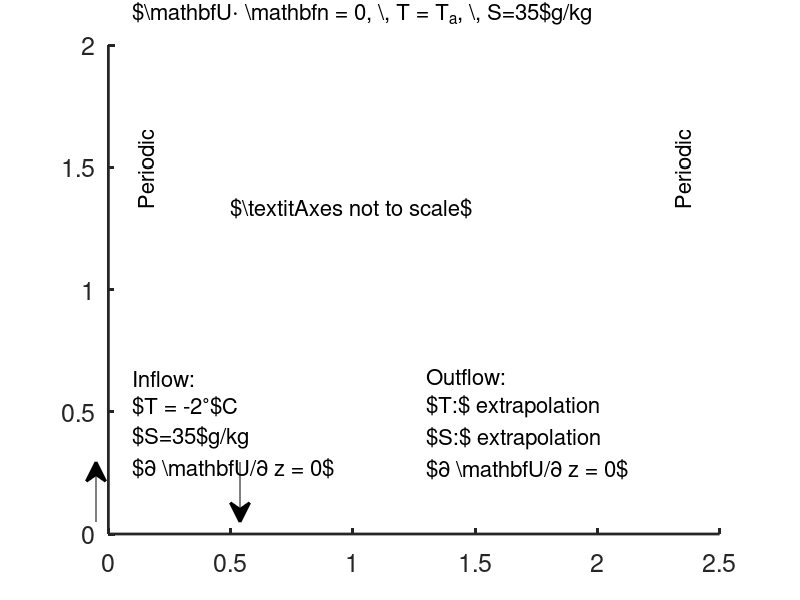

This figure's MATLAB source: (Note: this script raises an error after producing the figure.)
%clear all;
function viewWideDomainTimeSeriesEGU

close all;

set(0, 'defaultlinelinewidth',2);
set(0, 'defaultaxeslinewidth',2);
set(0, 'defaultpatchlinewidth',2);
set(0, 'defaultAxesFontSize',18);
tic;

%dataFolder = getDataDir('middleton/'); %'/media/parkinsonjl/FREECOM HDD/';
%dataFolder = '/home/parkinsonjl/mnt/raymaster/convection-in-sea-ice/MushyLayer/matlab/EGUPoster/';
dataFolder = '/home/parkinsonjl/convection-in-sea-ice/MushyLayer/matlab/EGUPoster/';

plotHeight = 400;
plotWidth = 1000;

h = figure();
set(h, 'Position', [100 100 plotWidth plotHeight]);

Slmax = 0.085; %55g/kg

axPos = [0.5 0.3 0.35 0.6]
bcPos = [0.05 0.21 0.35 0.7];


% BC diagram
axBCs = axes;

yTop = 2; yBottom = 0;
xBottom = 0; xTop = 2.5;
xlim([xBottom xTop]);
ylim([yBottom yTop]);
daspect([1 1 1]);
text(0.1,yTop+0.13, '$\mathbf{U}\cdot \mathbf{n} = 0, \, T = T_a, \, S=35$g/kg', 'FontSize', 16);

%text(0.1,yBottom+0.15, '$\mathbf{U}\cdot \mathbf{n} = 0, \, T = -2^\circ$ C$, \, \partial S / \partial z = 0$', 'FontSize', 16);

text(0.1,yBottom+0.45, {'Inflow:', '$T = -2^\circ$C', '$S=35$g/kg', '$\partial \mathbf{U}/\partial z = 0$' }, 'FontSize', 16);
%text(xTop-0.8,yBottom+0.45, {'Outflow:', '$\partial  T / \partial  z = 0$', '$\partial  S / \partial  z = 0$', '$\partial \mathbf{U}/\partial z = 0$' }, 'FontSize', 16);
text(xTop-1.2,yBottom+0.45, {'Outflow:', '$T:$ extrapolation', '$S:$ extrapolation', '$\partial \mathbf{U}/\partial z = 0$' }, 'FontSize', 16);

arrowY = [0.13 0.23];
annotation('arrow', [0.12 0.12], arrowY);
annotation('arrow', [0.3 0.3], fliplr(arrowY));


text(0.15,2*(yBottom+yTop)/3, 'Periodic', 'Rotation', 90, 'FontSize', 16);
text(xTop-0.15,2*(yBottom+yTop)/3, 'Periodic', 'Rotation', 90, 'FontSize', 16);

text((xTop+xBottom)/5, (yBottom+yTop)/1.5, '$\textit{Axes not to scale}$', 'FontSize', 16);


axBCs.XTick = [xBottom xTop];
axBCs.YTick = [yBottom yTop];
axBCs.YTickLabel = {'-8', '0'};
axBCs.XTickLabel = {'0', '2'};
xlab = xlabel('$x$ (cm)');
ylab = ylabel('$z$ (cm)');

xlabPos = xlab.Position; ylabPos = ylab.Position;
xlab.Position = [xlabPos(1) xlabPos(2) +0.1];
ylab.Position = [ylabPos(1) + 0.08 ylabPos(2)];

box on;



axBCs.Position = bcPos;



% Diffusive solution diagram

[axPorosity, axSl] = doPlot([dataFolder, 'T-15/toPlot1200.mat'], 1.5, true, axPos, Slmax);

axPorosity.XTick = [0.05 1.95];
axPorosity.XTickLabels = {'0', '2'};
axPorosity.XLabel.String = '$x$ (cm)';

cbSl = colorbar(axSl, 'Location', 'eastoutside');
cbChi = colorbar(axPorosity, 'Location', 'eastoutside');

cbSlPos = cbSl.Position; cbChiPos = cbChi.Position;
cbSl.Position  = [cbSlPos(1)+0.08   cbSlPos(2)-0.18 cbSlPos(3)  0.35];
cbChi.Position = [cbChiPos(1)+0.08 cbChiPos(2)+0.28 cbChiPos(3) 0.35];

cbSl.Label.String = 'S_l (g/kg)';
cbChi.Label.String = '\chi';


cbSl.Ticks = [0 Slmax];
cbSl.TickLabels = {'35', num2str(round(35+Slmax*233))};

cbChi.Ticks = [0.0 0.98];
cbChi.TickLabels = {'0', '1'};

%title('t = 2 mins');



 h =gcf;
 h.InvertHardcopy = 'off';
 h.Color = 'white';
  set(h,'Units','Inches');
  pos = get(h,'Position');
  set(h,'PaperPositionMode','Auto','PaperUnits','Inches','PaperSize',[pos(3), pos(4)])
  filename = ['/home/parkinsonjl/convection-in-sea-ice/figures', '/EGUBCs'];
  print(h,[filename, '.pdf'],'-dpdf','-r0')
  print(h,[filename, '.png'],'-dpng','-r400')

end


function [axPorosity, axSl] = doPlot(dataFile, depth, doLabel, axPos, SlMax)

blues = makeColorMap([8 48 107]/255, [104, 172, 212]/255, [1 1 1]); blues = flipud(blues);

%slMap = makeColorMap([  0.9763    0.9831    0.0538] , [ 0.0488    0.5772    0.8228], [8 48 107]/255); 
slMap = makeColorMap([  0.9763    0.9831    0.0538] , [ 0.6488    0.7772    0.2228], [8 48 107]/255); 

axPorosity = axes;

load(dataFile);

zmin = 900;
zmax=1024;

zmin = round(1024*(1-depth/8));


Xplot = X(zmin:zmax, :);
Zplot = Z(zmin:zmax, :);
chiPlot = porosity(:, zmin:zmax).';
SlPlot = Sl(:, zmin:zmax).';

pcolor(Xplot,Zplot,chiPlot);

colormap(axPorosity, (blues));

axPorosity.XTick = [];
if doLabel
    axPorosity.YTick = [min(min(Z(zmin:zmax, :))) max(max(Z)) ];
    bottomLabel = sprintf('%1.1f', -depth);
    axPorosity.YTickLabels = { bottomLabel, '0.0'};
    ylab = ylabel('$z$ (cm)');
    oldPos = ylab.Position;
    %ylab.Position = [oldPos(1)+0.08 oldPos(2)];
else
    axPorosity.YTick = [];
end

daspect([1 1 1]);

axPorosity.Position = axPos;

caxis([0 1]);

%Sl axes
axSl = axes;

smoothTransition = false;

%SlMax = 0.16;
SlDiff  =  min(SlPlot+(1-SlMax), 0);

if smoothTransition
SlDiff(chiPlot<0.8) = NaN;
else
    SlDiff(chiPlot<1.0) = NaN;
end

SlDiff = -min(min(SlDiff))+SlDiff;



colormap(axSl, flipud(slMap));
%minSl = -1;
avPorosity = mean(chiPlot.^6, 1);

chiFilter = repmat(avPorosity,256,1); %porosity.^2;

if smoothTransition
SlDiff =SlDiff.*chiFilter;
end

%min(min(SlDiff(:, zmin:zmax)))

pcolor(Xplot, Zplot, SlDiff);
%caxis([min(min(SlDiff)) max(max(SlDiff))]);
caxis([0 SlMax]);
%colorbar('Location', 'eastoutside');

daspect([1 1 1]);

axis(axSl, 'off');
axSl.Visible = 'off';

axSl.Position = axPos;  

linkaxes([axPorosity axSl])

timeStr = sprintf('$t=%1.1f$ mins', t*800/70);
text(0.05, 8-depth+0.05,timeStr, 'Color', [1 1 1], 'FontSize', 24);


end
